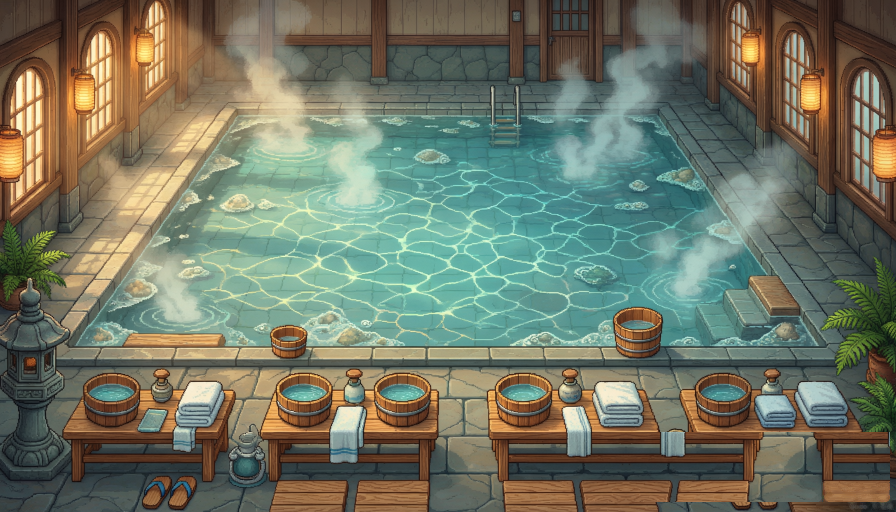
#> input picture godot/assets/bg/room-ooike.png, 896 x 512 px
$ python find_lights.py
#> lines starting #> are read from the running program, lines starting #| are printed output that depends on the picture
"""在房间背景里找「本来就画好的灯」，把心点吐成 GDScript 数组。

夜间氛围要往灯笼、壁灯、石灯籠上叠暖光，但灯的位置烧在 AI 画的背景里，
手对坐标要一张张看图。这里按颜色找：发光的灯罩是画面里最亮的一小撮暖色
（R 高、G 中高、B 明显低于 R），连通成块后滤掉太碎（噪点）和太大（整片
夕阳、木地板）的，再按「亮度 × 面积 × 紧凑度」排序、把挨太近的并成一盏，
每间房只留分数最高的 TOP 处。

产出两张东西：终端里可直接粘进 ROOMS.lights 的数组，
以及 vibe_images/_tmp/lights_qc.png —— 六间房各画一张带序号的十字标记。
候选不等于结论：一块晒透的地板仍可能排在一盏昏暗壁灯前面，最终仍要看着
QC 图定夺。
"""
import os
from collections import deque
from PIL import Image, ImageDraw

ROOT = os.path.dirname(os.path.dirname(os.path.abspath(__file__)))
BG = os.path.join(ROOT, "assets", "bg")
OUT = os.path.join(os.path.dirname(ROOT), "vibe_images", "_tmp")
ROOMS = ["room-ooike.png", "room-indoor.png", "room-rotenburo.png",
         "room-ishiyu.png", "room-backyard.png", "room-chashitsu.png"]
MIN_PIX = 14          # 小于这个像素数的亮块是噪点
MAX_PIX = 900         # 大于这个的是木地/天空大片高光，不是灯
TOP = 8               # 每间房只吐最有把握的几处，剩下的靠 QC 图复核
MERGE_DIST = 24       # 一盏灯笼常被自己的骨架劈成两半，靠得太近算一处


def hot(p):
    r, g, b = p[0], p[1], p[2]
    return r >= 215 and g >= 150 and r - b >= 70 and g - b >= 40


def blobs(im):
    px = im.load()
    w, h = im.size
    seen = [[False] * w for _ in range(h)]
    out = []
    for y in range(h):
        for x in range(w):
            if seen[y][x] or not hot(px[x, y]):
                continue
            q = deque([(x, y)])
            seen[y][x] = True
            lum = 0
            x0, x1, y0, y1 = x, x, y, y
            n = 0
            while q:
                cx, cy = q.popleft()
                n += 1
                p = px[cx, cy]
                lum += 0.299 * p[0] + 0.587 * p[1] + 0.114 * p[2]
                x0, x1 = min(x0, cx), max(x1, cx)
                y0, y1 = min(y0, cy), max(y1, cy)
                for dx, dy in ((1, 0), (-1, 0), (0, 1), (0, -1)):
                    nx, ny = cx + dx, cy + dy
                    if 0 <= nx < w and 0 <= ny < h and not seen[ny][nx] and hot(px[nx, ny]):
                        seen[ny][nx] = True
                        q.append((nx, ny))
            if not MIN_PIX <= n <= MAX_PIX:
                continue
            # 灯：小而圆、亮到发白；木地板的高光：长条、只是偏暖。
            # 面积给不了区分度，得让亮度和紧凑度说话。
            fill = n / float((x1 - x0 + 1) * (y1 - y0 + 1))
            bright = (lum / n / 255.0) ** 6
            out.append(((x0 + x1) // 2, (y0 + y1) // 2, bright * n * fill, n))
    return sorted(out, key=lambda b: -b[2])


def pick(cands):
    """分数从高到低收，太靠近的当作同一盏灯被骨架劈开的另一半。"""
    kept = []
    for x, y, _s, _n in cands:
        if any(abs(x - kx) < MERGE_DIST and abs(y - ky) < MERGE_DIST for kx, ky in kept):
            continue
        kept.append((x, y))
        if len(kept) >= TOP:
            break
    return kept


def main():
    os.makedirs(OUT, exist_ok=True)
    tiles = []
    for name in ROOMS:
        im = Image.open(os.path.join(BG, name)).convert("RGB")
#> im is the input picture: PIL image 896x512 RGB; mean R, G, B 112.3, 117.7, 100.2
        kept = pick(blobs(im))
#> the loop in pick, `for x, y, _s, _n in cands:` made 8 passes
#> (x, y, _s, _n) on passes 1 to 8: (10, 158, 106.8, 624), (84, 95, 95.04, 467), (884, 158, 84.41, 592), (810, 96, 74.23, 424), (192, 134, 69.67, 611), (145, 49, 66.41, 343), (167, 189, 63.31, 787), (749, 50, 57.43, 316)
        room = name[len("room-"):-len(".png")]
        print('"%s": "lights": [%s],' % (room,
                ", ".join("Vector2(%d, %d)" % (x, y) for x, y in kept)))
#| "ooike": "lights": [Vector2(10, 158), Vector2(84, 95), Vector2(884, 158), Vector2(810, 96), Vector2(192, 134), Vector2(145, 49), Vector2(167, 189), Vector2(749, 50)],
        d = ImageDraw.Draw(im)
        for i, (x, y) in enumerate(kept):
            r = 9
            d.line((x - r, y, x + r, y), fill=(0, 255, 0), width=1)
            d.line((x, y - r, x, y + r), fill=(0, 255, 0), width=1)
            d.rectangle((x - r, y - r, x + r, y + r), outline=(255, 0, 255))
            d.text((x + 11, y - 11), str(i + 1), fill=(255, 255, 0))
#> this loop made 8 passes
#> (x, y) on passes 1 to 8: (10, 158), (84, 95), (884, 158), (810, 96), (192, 134), (145, 49), (167, 189), (749, 50)
        tiles.append(im)
    sheet = Image.new("RGB", (900 * 2, 520 * ((len(tiles) + 1) // 2)), (18, 14, 22))
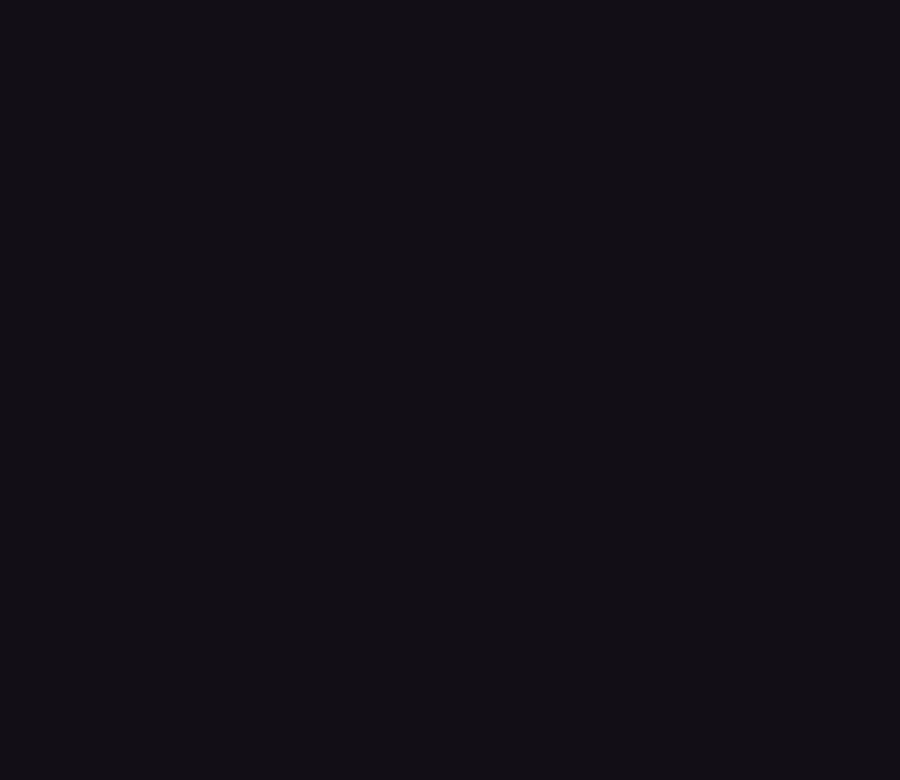
#> sheet: PIL image 1800x1560 RGB (shown at 1/2 size); mean R, G, B 18, 14, 22
    for i, t in enumerate(tiles):
        sheet.paste(t, ((i % 2) * 900, (i // 2) * 520))
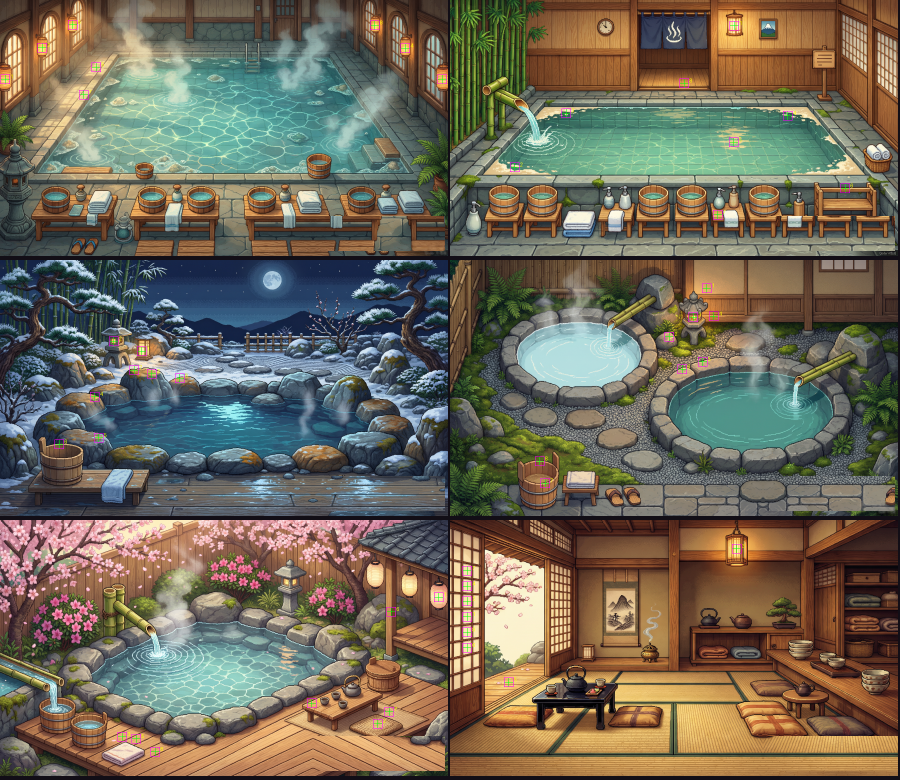
#> sheet: PIL image 1800x1560 RGB (shown at 1/2 size); mean R, G, B 112.1, 105.3, 89.2
    sheet = sheet.resize((sheet.width // 2, sheet.height // 2), Image.LANCZOS)
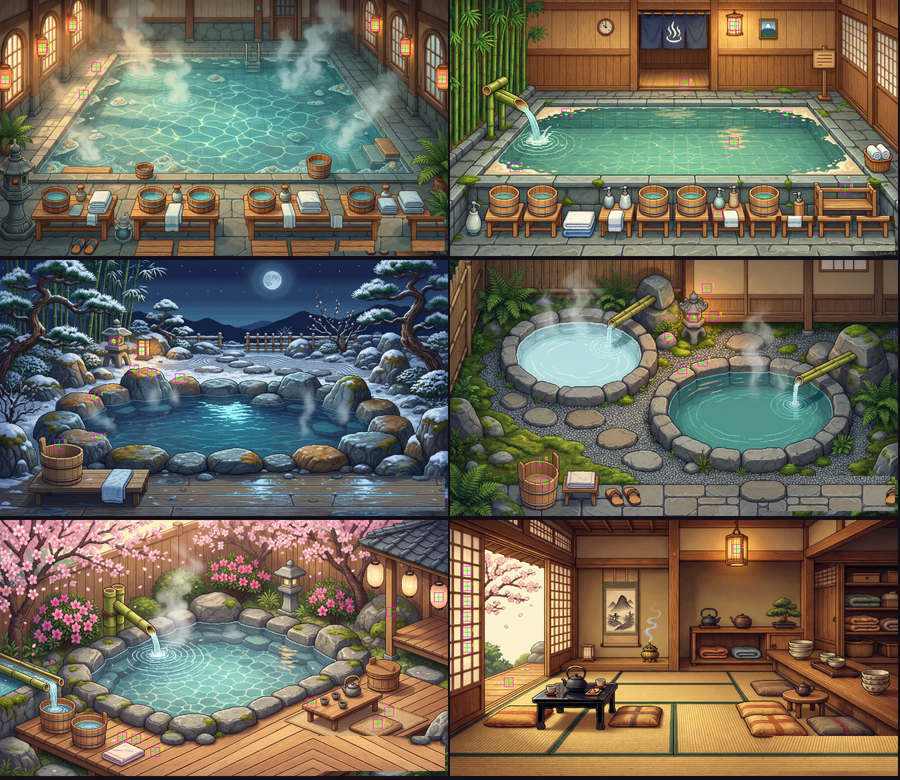
#> sheet: PIL image 900x780 RGB; mean R, G, B 112.1, 105.3, 89.2
    sheet.save(os.path.join(OUT, "lights_qc.png"))
    print("QC:", sheet.size)
#| QC: (900, 780)


main()
